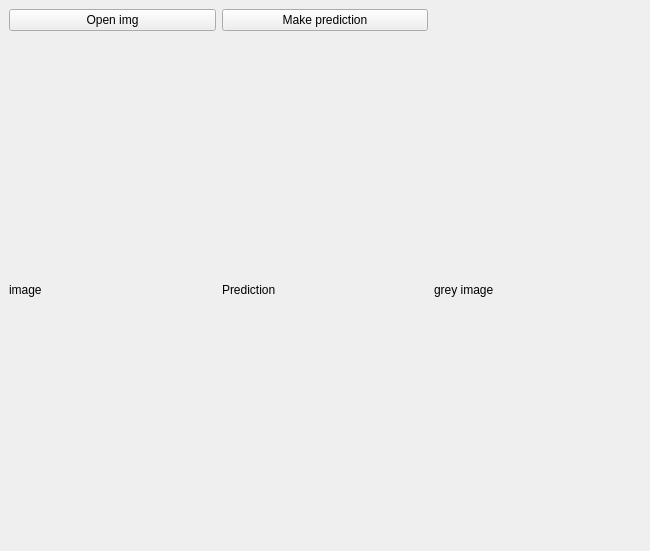
<?xml version="1.0" encoding="UTF-8"?>
<ui version="4.0">
 <class>MainWindow</class>
 <widget class="QMainWindow" name="MainWindow">
  <property name="geometry">
   <rect>
    <x>0</x>
    <y>0</y>
    <width>650</width>
    <height>551</height>
   </rect>
  </property>
  <property name="windowTitle">
   <string>Image Clasiffier</string>
  </property>
  <property name="windowIcon">
   <iconset>
    <normaloff>../../../Pictures/ai logos/human_portal.png</normaloff>../../../Pictures/ai logos/human_portal.png</iconset>
  </property>
  <widget class="QWidget" name="centralwidget">
   <layout class="QGridLayout" name="gridLayout">
    <item row="0" column="2">
     <widget class="QPushButton" name="img_predict">
      <property name="text">
       <string>Make prediction</string>
      </property>
     </widget>
    </item>
    <item row="1" column="2">
     <widget class="QLabel" name="img_predict_out">
      <property name="text">
       <string>Prediction</string>
      </property>
     </widget>
    </item>
    <item row="1" column="0">
     <widget class="QLabel" name="img_in">
      <property name="text">
       <string>image</string>
      </property>
     </widget>
    </item>
    <item row="0" column="0">
     <widget class="QPushButton" name="img_open">
      <property name="text">
       <string>Open img</string>
      </property>
      <property name="checkable">
       <bool>false</bool>
      </property>
      <property name="checked">
       <bool>false</bool>
      </property>
     </widget>
    </item>
    <item row="1" column="3">
     <widget class="QLabel" name="img_grey">
      <property name="text">
       <string>grey image</string>
      </property>
     </widget>
    </item>
   </layout>
  </widget>
 </widget>
 <resources/>
 <connections/>
</ui>
